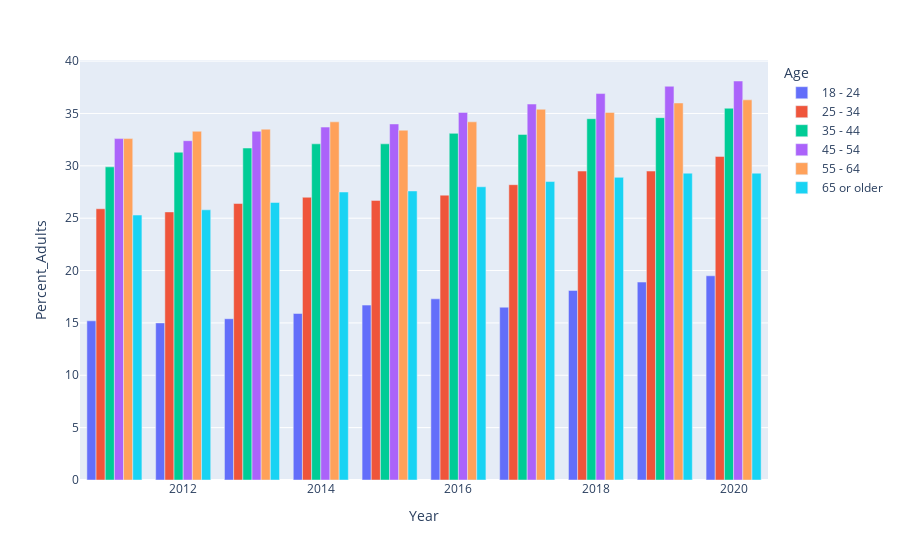

The code cell stored with this chart in its notebook:
### Markdown cell above
#### Part B: Obesity Rates by Age

### Code cell
plot_data('Obese','Age')

### Figure 1 — Plotly figure (JSON) as saved in the notebook; plotly's stock layout.template omitted (floating-point values rounded to 4 significant figures)
{"data": [{"alignmentgroup": "True", "hovertemplate": "Age=18 - 24<br>Year=%{x}<br>Percent_Adults=%{y}<extra></extra>", "legendgroup": "18 - 24", "marker": {"color": "#636efa", "pattern": {"shape": ""}}, "name": "18 - 24", "offsetgroup": "18 - 24", "orientation": "v", "showlegend": true, "textposition": "auto", "type": "bar", "x": [2011, 2012, 2013, 2014, 2015, 2016, 2017, 2018, 2019, 2020], "xaxis": "x", "y": [15.2, 15, 15.4, 15.9, 16.7, 17.3, 16.5, 18.1, 18.9, 19.5], "yaxis": "y"}, {"alignmentgroup": "True", "hovertemplate": "Age=25 - 34<br>Year=%{x}<br>Percent_Adults=%{y}<extra></extra>", "legendgroup": "25 - 34", "marker": {"color": "#EF553B", "pattern": {"shape": ""}}, "name": "25 - 34", "offsetgroup": "25 - 34", "orientation": "v", "showlegend": true, "textposition": "auto", "type": "bar", "x": [2011, 2012, 2013, 2014, 2015, 2016, 2017, 2018, 2019, 2020], "xaxis": "x", "y": [25.9, 25.6, 26.4, 27, 26.7, 27.2, 28.2, 29.5, 29.5, 30.9], "yaxis": "y"}, {"alignmentgroup": "True", "hovertemplate": "Age=35 - 44<br>Year=%{x}<br>Percent_Adults=%{y}<extra></extra>", "legendgroup": "35 - 44", "marker": {"color": "#00cc96", "pattern": {"shape": ""}}, "name": "35 - 44", "offsetgroup": "35 - 44", "orientation": "v", "showlegend": true, "textposition": "auto", "type": "bar", "x": [2011, 2012, 2013, 2014, 2015, 2016, 2017, 2018, 2019, 2020], "xaxis": "x", "y": [29.9, 31.3, 31.7, 32.1, 32.1, 33.1, 33, 34.5, 34.6, 35.5], "yaxis": "y"}, {"alignmentgroup": "True", "hovertemplate": "Age=45 - 54<br>Year=%{x}<br>Percent_Adults=%{y}<extra></extra>", "legendgroup": "45 - 54", "marker": {"color": "#ab63fa", "pattern": {"shape": ""}}, "name": "45 - 54", "offsetgroup": "45 - 54", "orientation": "v", "showlegend": true, "textposition": "auto", "type": "bar", "x": [2011, 2012, 2013, 2014, 2015, 2016, 2017, 2018, 2019, 2020], "xaxis": "x", "y": [32.6, 32.4, 33.3, 33.7, 34, 35.1, 35.9, 36.9, 37.6, 38.1], "yaxis": "y"}, {"alignmentgroup": "True", "hovertemplate": "Age=55 - 64<br>Year=%{x}<br>Percent_Adults=%{y}<extra></extra>", "legendgroup": "55 - 64", "marker": {"color": "#FFA15A", "pattern": {"shape": ""}}, "name": "55 - 64", "offsetgroup": "55 - 64", "orientation": "v", "showlegend": true, "textposition": "auto", "type": "bar", "x": [2011, 2012, 2013, 2014, 2015, 2016, 2017, 2018, 2019, 2020], "xaxis": "x", "y": [32.6, 33.3, 33.5, 34.2, 33.4, 34.2, 35.4, 35.1, 36, 36.3], "yaxis": "y"}, {"alignmentgroup": "True", "hovertemplate": "Age=65 or older<br>Year=%{x}<br>Percent_Adults=%{y}<extra></extra>", "legendgroup": "65 or older", "marker": {"color": "#19d3f3", "pattern": {"shape": ""}}, "name": "65 or older", "offsetgroup": "65 or older", "orientation": "v", "showlegend": true, "textposition": "auto", "type": "bar", "x": [2011, 2012, 2013, 2014, 2015, 2016, 2017, 2018, 2019, 2020], "xaxis": "x", "y": [25.3, 25.8, 26.5, 27.5, 27.6, 28, 28.5, 28.9, 29.3, 29.3], "yaxis": "y"}], "layout": {"barmode": "group", "legend": {"title": {"text": "Age"}, "tracegroupgap": 0}, "margin": {"t": 60}, "xaxis": {"anchor": "y", "domain": [0, 1], "title": {"text": "Year"}}, "yaxis": {"anchor": "x", "domain": [0, 1], "title": {"text": "Percent_Adults"}}}}
